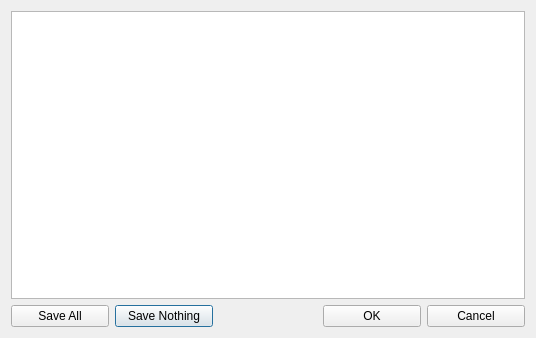
<?xml version="1.0" encoding="UTF-8"?>
<ui version="4.0">
 <class>SaveAllDlg</class>
 <widget class="QDialog" name="SaveAllDlg">
  <property name="geometry">
   <rect>
    <x>0</x>
    <y>0</y>
    <width>536</width>
    <height>338</height>
   </rect>
  </property>
  <property name="windowTitle">
   <string>Save Files</string>
  </property>
  <layout class="QGridLayout" name="gridLayout">
   <item row="1" column="1">
    <widget class="QPushButton" name="pushSaveNothing">
     <property name="text">
      <string>Save Nothing</string>
     </property>
    </widget>
   </item>
   <item row="0" column="0" colspan="5">
    <widget class="QListWidget" name="listFiles">
     <property name="selectionMode">
      <enum>QAbstractItemView::MultiSelection</enum>
     </property>
    </widget>
   </item>
   <item row="1" column="4">
    <widget class="QPushButton" name="pushCancel">
     <property name="text">
      <string>Cancel</string>
     </property>
    </widget>
   </item>
   <item row="1" column="0">
    <widget class="QPushButton" name="pushSaveAll">
     <property name="text">
      <string>Save All</string>
     </property>
    </widget>
   </item>
   <item row="1" column="3">
    <widget class="QPushButton" name="pushOk">
     <property name="text">
      <string>OK</string>
     </property>
    </widget>
   </item>
  </layout>
 </widget>
 <layoutdefault spacing="6" margin="11"/>
 <resources/>
 <connections/>
</ui>
